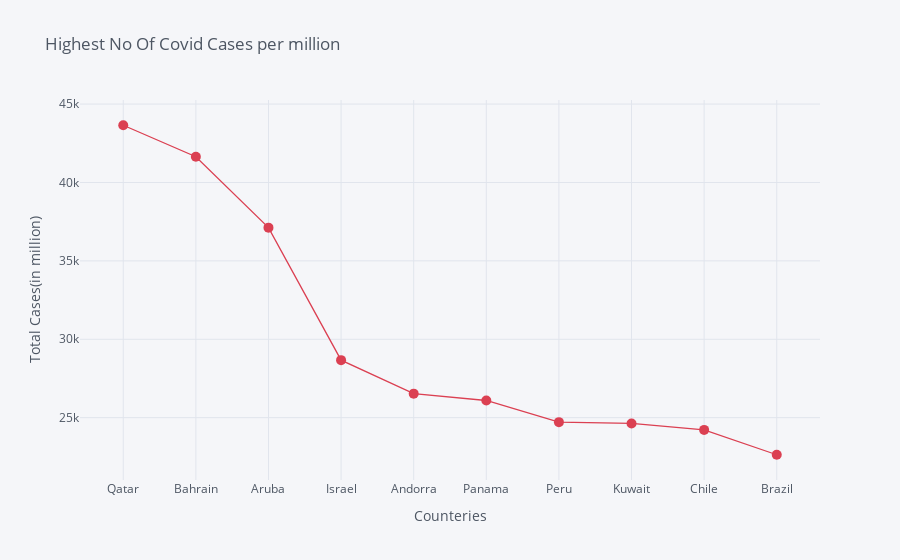

The cell this chart's notebook holds for it:
### Code cell
Top_10_counteries_highest_total_cases.iplot(kind='scatter', x='location',y='total_cases_per_million',mode ='markers+lines',title = 'Highest No Of Covid Cases per million',
         xTitle='Counteries',yTitle='Total Cases(in million)',colors='red',size=10)

### Figure 1 — Plotly figure (JSON) as saved in the notebook; plotly's stock layout.template omitted (floating-point values rounded to 4 significant figures)
{"data": [{"line": {"color": "rgba(219, 64, 82, 1.0)", "dash": "solid", "shape": "linear", "width": 1.3}, "marker": {"size": 10, "symbol": "circle"}, "mode": "markers+lines", "name": "total_cases_per_million", "text": "", "type": "scatter", "x": ["Qatar", "Bahrain", "Aruba", "Israel", "Andorra", "Panama", "Peru", "Kuwait", "Chile", "Brazil"], "y": [43650.0, 41650.0, 37120.0, 28670.0, 26530.0, 26100.0, 24710.0, 24630.0, 24220.0, 22630.0]}], "layout": {"legend": {"bgcolor": "#F5F6F9", "font": {"color": "#4D5663"}}, "paper_bgcolor": "#F5F6F9", "plot_bgcolor": "#F5F6F9", "title": {"font": {"color": "#4D5663"}, "text": "Highest No Of Covid Cases per million"}, "xaxis": {"gridcolor": "#E1E5ED", "showgrid": true, "tickfont": {"color": "#4D5663"}, "title": {"font": {"color": "#4D5663"}, "text": "Counteries"}, "zerolinecolor": "#E1E5ED"}, "yaxis": {"gridcolor": "#E1E5ED", "showgrid": true, "tickfont": {"color": "#4D5663"}, "title": {"font": {"color": "#4D5663"}, "text": "Total Cases(in million)"}, "zerolinecolor": "#E1E5ED"}}}
